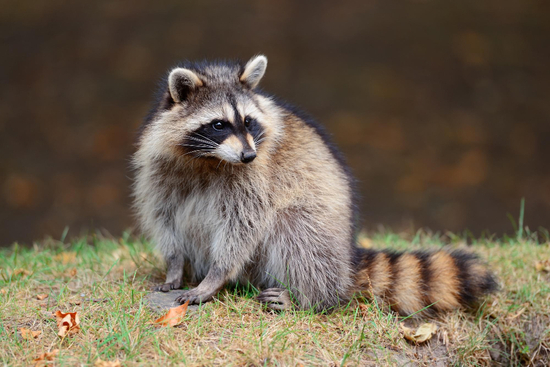
#> input picture blur/input.png, 550 x 367 px
$ python test.py
#> lines starting #> are read from the running program, lines starting #| are printed output that depends on the picture

import cv2 as cv
import numpy as np

# Пункт 1.
# Параметры ядра свёртки
#KERNEL_SIZE = 5
BLUR_PARAMETER = 5

# Построение ядра свёртки по формуле матрицы Гаусса
def get_kernel(kernel_size, blur_parameter):
#> called with kernel_size = 3, blur_parameter = 5
    ker = np.zeros((kernel_size, kernel_size), dtype=float)
    a = kernel_size - kernel_size // 2
    b = a
    for i in range(kernel_size):
        for j in range(kernel_size):
            x, y = i+1, j+1
            val = (1 / (2* np.pi * blur_parameter**2)) * np.exp(-(((x-a)**2 + (y-b)**2)/(2 * blur_parameter**2)))
            ker[i, j] = val

    return ker

kernel3 = get_kernel(3, BLUR_PARAMETER)
kernel5 = get_kernel(5, BLUR_PARAMETER)
kernel7 = get_kernel(7, BLUR_PARAMETER)
# print(f"РАЗМЕР 3x3:\n{kernel3}")
# print(f"РАЗМЕР 5x5:\n{kernel5}")
# print(f"РАЗМЕР 7x7:\n{kernel7}")

# Пункт 2.
# Нормирование матрицы (сумма элементов должна стремиться к 1)
kernel3 = kernel3 / kernel3.sum()
kernel5 = kernel5 / kernel5.sum()
kernel7 = kernel7 / kernel7.sum()

# print(f"Нормированная матрица размера 3x3:\n{kernel3}\nСумма элементов: {kernel3.sum()}")
# print(f"Нормированная матрица размера 5x5:\n{kernel5}\nСумма элементов: {kernel5.sum()}")
# print(f"Нормированная матрица размера 7x7:\n{kernel7}\nСумма элементов: {kernel7.sum()}")

# Пункт 3, 4, 5
frame = cv.imread("input.png")
#> frame is the input picture: shape (367, 550, 3); mean B, G, R 78.2, 95.8, 109.1

grayscale_frame = cv.cvtColor(frame, cv.COLOR_BGR2GRAY)
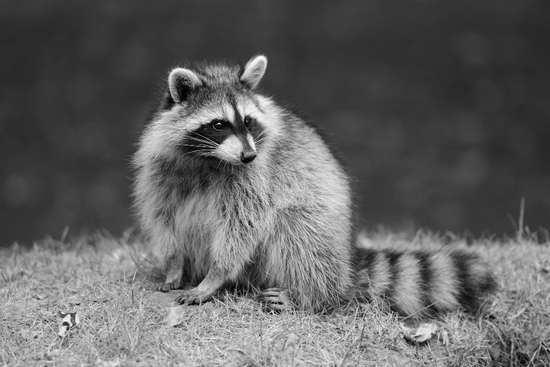
#> grayscale_frame: shape (367, 550); min 0, max 250, mean 97.8

cv.imwrite("original_gray.png", grayscale_frame)

kernel_sizes = [3, 7]
blur_params = [2, 20]

for ks in kernel_sizes:
    for bp in blur_params:
        kernel = get_kernel(ks, bp)
        kernel = kernel / kernel.sum()

        h, w = grayscale_frame.shape
        pad = ks // 2

        padded = cv.copyMakeBorder(grayscale_frame, pad, pad, pad, pad, cv.BORDER_REFLECT)

        blurred_frame = np.zeros_like(grayscale_frame, dtype=float)
        for i in range(h):
            for j in range(w):
                region = padded[i:i + ks, j:j + ks]
                value = np.sum(region * kernel)
                blurred_frame[i, j] = value

        blurred_frame = np.clip(blurred_frame, 0, 255).astype(np.uint8)
        filename = f"blur_k{ks}_b{bp}.png"
        cv.imwrite(filename, blurred_frame)

        blurred_cv = cv.GaussianBlur(grayscale_frame, (ks, ks), bp)
        cv_filename = f"blur_cv_k{ks}_b{bp}.png"
        cv.imwrite(cv_filename, blurred_cv)

        diff = np.abs(blurred_frame.astype(np.float32) - blurred_cv.astype(np.float32))
        mean_diff = np.mean(diff)
        relative_mean = (mean_diff / np.mean(blurred_cv.astype(np.float32))) * 100

        print(f"Относительная погрешность между ручным и OpenCV-размытием с параметрами {ks}x{ks} и {bp}: {relative_mean:.2f}%")
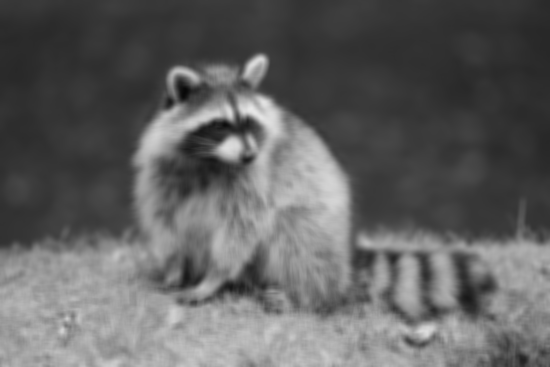
#> blurred_frame: shape (367, 550); min 8, max 232, mean 97.3
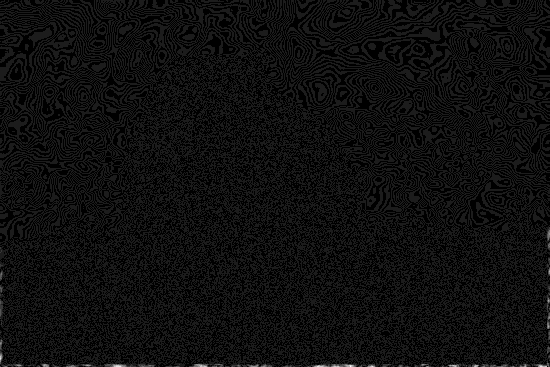
#> diff: shape (367, 550) float32; min 0, max 9, mean 0.514; drawn with min black and max white
